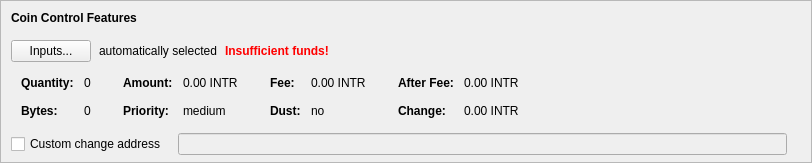
    <widget class="QFrame" name="frameCoinControl">
     <property name="sizePolicy">
      <sizepolicy hsizetype="Expanding" vsizetype="Expanding">
       <horstretch>0</horstretch>
       <verstretch>0</verstretch>
      </sizepolicy>
     </property>
     <property name="maximumSize">
      <size>
       <width>16777215</width>
       <height>16777215</height>
      </size>
     </property>
     <property name="frameShape">
      <enum>QFrame::StyledPanel</enum>
     </property>
     <property name="frameShadow">
      <enum>QFrame::Sunken</enum>
     </property>
     <layout class="QVBoxLayout" name="verticalLayoutCoinControl2">
      <property name="spacing">
       <number>0</number>
      </property>
      <property name="leftMargin">
       <number>0</number>
      </property>
      <property name="topMargin">
       <number>0</number>
      </property>
      <property name="rightMargin">
       <number>0</number>
      </property>
      <property name="bottomMargin">
       <number>6</number>
      </property>
      <item>
       <layout class="QVBoxLayout" name="verticalLayoutCoinControl" stretch="0,0,0,0,1">
        <property name="spacing">
         <number>0</number>
        </property>
        <property name="leftMargin">
         <number>10</number>
        </property>
        <property name="topMargin">
         <number>10</number>
        </property>
        <item>
         <layout class="QHBoxLayout" name="horizontalLayoutCoinControl1">
          <property name="bottomMargin">
           <number>15</number>
          </property>
          <item>
           <widget class="QLabel" name="labelCoinControlFeatures">
            <property name="sizePolicy">
             <sizepolicy hsizetype="Preferred" vsizetype="Maximum">
              <horstretch>0</horstretch>
              <verstretch>0</verstretch>
             </sizepolicy>
            </property>
            <property name="font">
             <font>
              <weight>75</weight>
              <bold>true</bold>
             </font>
            </property>
            <property name="styleSheet">
             <string notr="true">font-weight:bold;</string>
            </property>
            <property name="text">
             <string>Coin Control Features</string>
            </property>
           </widget>
          </item>
         </layout>
        </item>
        <item>
         <layout class="QHBoxLayout" name="horizontalLayoutCoinControl2" stretch="0,0,0,0">
          <property name="spacing">
           <number>8</number>
          </property>
          <property name="bottomMargin">
           <number>10</number>
          </property>
          <item>
           <widget class="QPushButton" name="pushButtonCoinControl">
            <property name="styleSheet">
             <string notr="true"/>
            </property>
            <property name="text">
             <string>Inputs...</string>
            </property>
            <property name="autoDefault">
             <bool>false</bool>
            </property>
           </widget>
          </item>
          <item>
           <widget class="QLabel" name="labelCoinControlAutomaticallySelected">
            <property name="text">
             <string>automatically selected</string>
            </property>
            <property name="margin">
             <number>5</number>
            </property>
           </widget>
          </item>
          <item>
           <widget class="QLabel" name="labelCoinControlInsuffFunds">
            <property name="font">
             <font>
              <weight>75</weight>
              <bold>true</bold>
             </font>
            </property>
            <property name="styleSheet">
             <string notr="true">color:red;font-weight:bold;</string>
            </property>
            <property name="text">
             <string>Insufficient funds!</string>
            </property>
            <property name="margin">
             <number>5</number>
            </property>
           </widget>
          </item>
          <item>
           <spacer name="horizontalSpacerCoinControl">
            <property name="orientation">
             <enum>Qt::Horizontal</enum>
            </property>
            <property name="sizeHint" stdset="0">
             <size>
              <width>40</width>
              <height>1</height>
             </size>
            </property>
           </spacer>
          </item>
         </layout>
        </item>
        <item>
         <widget class="QWidget" name="widgetCoinControl" native="true">
          <property name="sizePolicy">
           <sizepolicy hsizetype="Preferred" vsizetype="Preferred">
            <horstretch>0</horstretch>
            <verstretch>0</verstretch>
           </sizepolicy>
          </property>
          <property name="minimumSize">
           <size>
            <width>0</width>
            <height>0</height>
           </size>
          </property>
          <property name="styleSheet">
           <string notr="true"/>
          </property>
          <layout class="QHBoxLayout" name="horizontalLayoutCoinControl5">
           <property name="leftMargin">
            <number>0</number>
           </property>
           <property name="topMargin">
            <number>0</number>
           </property>
           <property name="rightMargin">
            <number>0</number>
           </property>
           <property name="bottomMargin">
            <number>0</number>
           </property>
           <item>
            <layout class="QHBoxLayout" name="horizontalLayoutCoinControl3" stretch="0,0,0,1">
             <property name="spacing">
              <number>20</number>
             </property>
             <property name="topMargin">
              <number>0</number>
             </property>
             <property name="bottomMargin">
              <number>10</number>
             </property>
             <item>
              <layout class="QFormLayout" name="formLayoutCoinControl1">
               <property name="horizontalSpacing">
                <number>10</number>
               </property>
               <property name="verticalSpacing">
                <number>14</number>
               </property>
               <property name="leftMargin">
                <number>10</number>
               </property>
               <property name="topMargin">
                <number>4</number>
               </property>
               <property name="rightMargin">
                <number>6</number>
               </property>
               <item row="0" column="0">
                <widget class="QLabel" name="labelCoinControlQuantityText">
                 <property name="font">
                  <font>
                   <weight>75</weight>
                   <bold>true</bold>
                  </font>
                 </property>
                 <property name="text">
                  <string>Quantity:</string>
                 </property>
                 <property name="margin">
                  <number>0</number>
                 </property>
                </widget>
               </item>
               <item row="0" column="1">
                <widget class="QLabel" name="labelCoinControlQuantity">
                 <property name="cursor">
                  <cursorShape>IBeamCursor</cursorShape>
                 </property>
                 <property name="contextMenuPolicy">
                  <enum>Qt::ActionsContextMenu</enum>
                 </property>
                 <property name="text">
                  <string notr="true">0</string>
                 </property>
                 <property name="margin">
                  <number>0</number>
                 </property>
                 <property name="textInteractionFlags">
                  <set>Qt::LinksAccessibleByMouse|Qt::TextSelectableByKeyboard|Qt::TextSelectableByMouse</set>
                 </property>
                </widget>
               </item>
               <item row="1" column="0">
                <widget class="QLabel" name="labelCoinControlBytesText">
                 <property name="font">
                  <font>
                   <weight>75</weight>
                   <bold>true</bold>
                  </font>
                 </property>
                 <property name="text">
                  <string>Bytes:</string>
                 </property>
                </widget>
               </item>
               <item row="1" column="1">
                <widget class="QLabel" name="labelCoinControlBytes">
                 <property name="cursor">
                  <cursorShape>IBeamCursor</cursorShape>
                 </property>
                 <property name="contextMenuPolicy">
                  <enum>Qt::ActionsContextMenu</enum>
                 </property>
                 <property name="text">
                  <string notr="true">0</string>
                 </property>
                 <property name="textInteractionFlags">
                  <set>Qt::LinksAccessibleByMouse|Qt::TextSelectableByKeyboard|Qt::TextSelectableByMouse</set>
                 </property>
                </widget>
               </item>
              </layout>
             </item>
             <item>
              <layout class="QFormLayout" name="formLayoutCoinControl2">
               <property name="horizontalSpacing">
                <number>10</number>
               </property>
               <property name="verticalSpacing">
                <number>14</number>
               </property>
               <property name="leftMargin">
                <number>6</number>
               </property>
               <property name="topMargin">
                <number>4</number>
               </property>
               <property name="rightMargin">
                <number>6</number>
               </property>
               <item row="0" column="0">
                <widget class="QLabel" name="labelCoinControlAmountText">
                 <property name="font">
                  <font>
                   <weight>75</weight>
                   <bold>true</bold>
                  </font>
                 </property>
                 <property name="text">
                  <string>Amount:</string>
                 </property>
                 <property name="margin">
                  <number>0</number>
                 </property>
                </widget>
               </item>
               <item row="0" column="1">
                <widget class="QLabel" name="labelCoinControlAmount">
                 <property name="cursor">
                  <cursorShape>IBeamCursor</cursorShape>
                 </property>
                 <property name="contextMenuPolicy">
                  <enum>Qt::ActionsContextMenu</enum>
                 </property>
                 <property name="text">
                  <string notr="true">0.00 INTR</string>
                 </property>
                 <property name="textInteractionFlags">
                  <set>Qt::LinksAccessibleByMouse|Qt::TextSelectableByKeyboard|Qt::TextSelectableByMouse</set>
                 </property>
                </widget>
               </item>
               <item row="1" column="0">
                <widget class="QLabel" name="labelCoinControlPriorityText">
                 <property name="font">
                  <font>
                   <weight>75</weight>
                   <bold>true</bold>
                  </font>
                 </property>
                 <property name="text">
                  <string>Priority:</string>
                 </property>
                </widget>
               </item>
               <item row="1" column="1">
                <widget class="QLabel" name="labelCoinControlPriority">
                 <property name="cursor">
                  <cursorShape>IBeamCursor</cursorShape>
                 </property>
                 <property name="contextMenuPolicy">
                  <enum>Qt::ActionsContextMenu</enum>
                 </property>
                 <property name="text">
                  <string notr="true">medium</string>
                 </property>
                 <property name="textInteractionFlags">
                  <set>Qt::LinksAccessibleByMouse|Qt::TextSelectableByKeyboard|Qt::TextSelectableByMouse</set>
                 </property>
                </widget>
               </item>
              </layout>
             </item>
             <item>
              <layout class="QFormLayout" name="formLayoutCoinControl3">
               <property name="horizontalSpacing">
                <number>10</number>
               </property>
               <property name="verticalSpacing">
                <number>14</number>
               </property>
               <property name="leftMargin">
                <number>6</number>
               </property>
               <property name="topMargin">
                <number>4</number>
               </property>
               <property name="rightMargin">
                <number>6</number>
               </property>
               <item row="0" column="0">
                <widget class="QLabel" name="labelCoinControlFeeText">
                 <property name="font">
                  <font>
                   <weight>75</weight>
                   <bold>true</bold>
                  </font>
                 </property>
                 <property name="text">
                  <string>Fee:</string>
                 </property>
                 <property name="margin">
                  <number>0</number>
                 </property>
                </widget>
               </item>
               <item row="0" column="1">
                <widget class="QLabel" name="labelCoinControlFee">
                 <property name="cursor">
                  <cursorShape>IBeamCursor</cursorShape>
                 </property>
                 <property name="contextMenuPolicy">
                  <enum>Qt::ActionsContextMenu</enum>
                 </property>
                 <property name="text">
                  <string notr="true">0.00 INTR</string>
                 </property>
                 <property name="textInteractionFlags">
                  <set>Qt::LinksAccessibleByMouse|Qt::TextSelectableByKeyboard|Qt::TextSelectableByMouse</set>
                 </property>
                </widget>
               </item>
               <item row="1" column="0">
                <widget class="QLabel" name="labelCoinControlLowOutputText">
                 <property name="font">
                  <font>
                   <weight>75</weight>
                   <bold>true</bold>
                  </font>
                 </property>
                 <property name="text">
                  <string>Dust:</string>
                 </property>
                </widget>
               </item>
               <item row="1" column="1">
                <widget class="QLabel" name="labelCoinControlLowOutput">
                 <property name="cursor">
                  <cursorShape>IBeamCursor</cursorShape>
                 </property>
                 <property name="contextMenuPolicy">
                  <enum>Qt::ActionsContextMenu</enum>
                 </property>
                 <property name="text">
                  <string notr="true">no</string>
                 </property>
                 <property name="textInteractionFlags">
                  <set>Qt::LinksAccessibleByMouse|Qt::TextSelectableByKeyboard|Qt::TextSelectableByMouse</set>
                 </property>
                </widget>
               </item>
              </layout>
             </item>
             <item>
              <layout class="QFormLayout" name="formLayoutCoinControl4">
               <property name="horizontalSpacing">
                <number>10</number>
               </property>
               <property name="verticalSpacing">
                <number>14</number>
               </property>
               <property name="leftMargin">
                <number>6</number>
               </property>
               <property name="topMargin">
                <number>4</number>
               </property>
               <property name="rightMargin">
                <number>6</number>
               </property>
               <item row="0" column="0">
                <widget class="QLabel" name="labelCoinControlAfterFeeText">
                 <property name="font">
                  <font>
                   <weight>75</weight>
                   <bold>true</bold>
                  </font>
                 </property>
                 <property name="text">
                  <string>After Fee:</string>
                 </property>
                 <property name="margin">
                  <number>0</number>
                 </property>
                </widget>
               </item>
               <item row="0" column="1">
                <widget class="QLabel" name="labelCoinControlAfterFee">
                 <property name="cursor">
                  <cursorShape>IBeamCursor</cursorShape>
                 </property>
                 <property name="contextMenuPolicy">
                  <enum>Qt::ActionsContextMenu</enum>
                 </property>
                 <property name="text">
                  <string notr="true">0.00 INTR</string>
                 </property>
                 <property name="textInteractionFlags">
                  <set>Qt::LinksAccessibleByMouse|Qt::TextSelectableByKeyboard|Qt::TextSelectableByMouse</set>
                 </property>
                </widget>
               </item>
               <item row="1" column="0">
                <widget class="QLabel" name="labelCoinControlChangeText">
                 <property name="font">
                  <font>
                   <weight>75</weight>
                   <bold>true</bold>
                  </font>
                 </property>
                 <property name="text">
                  <string>Change:</string>
                 </property>
                </widget>
               </item>
               <item row="1" column="1">
                <widget class="QLabel" name="labelCoinControlChange">
                 <property name="cursor">
                  <cursorShape>IBeamCursor</cursorShape>
                 </property>
                 <property name="contextMenuPolicy">
                  <enum>Qt::ActionsContextMenu</enum>
                 </property>
                 <property name="text">
                  <string notr="true">0.00 INTR</string>
                 </property>
                 <property name="textInteractionFlags">
                  <set>Qt::LinksAccessibleByMouse|Qt::TextSelectableByKeyboard|Qt::TextSelectableByMouse</set>
                 </property>
                </widget>
               </item>
              </layout>
             </item>
            </layout>
           </item>
          </layout>
         </widget>
        </item>
        <item>
         <layout class="QHBoxLayout" name="horizontalLayoutCoinControl4" stretch="0,0,0">
          <property name="spacing">
           <number>12</number>
          </property>
          <property name="sizeConstraint">
           <enum>QLayout::SetDefaultConstraint</enum>
          </property>
          <property name="topMargin">
           <number>5</number>
          </property>
          <property name="rightMargin">
           <number>5</number>
          </property>
          <item>
           <widget class="QCheckBox" name="checkBoxCoinControlChange">
            <property name="toolTip">
             <string>If this is activated, but the change address is empty or invalid, change will be sent to a newly generated address.</string>
            </property>
            <property name="text">
             <string>Custom change address</string>
            </property>
           </widget>
          </item>
          <item>
           <widget class="QValidatedLineEdit" name="lineEditCoinControlChange">
            <property name="enabled">
             <bool>false</bool>
            </property>
            <property name="sizePolicy">
             <sizepolicy hsizetype="Expanding" vsizetype="Fixed">
              <horstretch>0</horstretch>
              <verstretch>0</verstretch>
             </sizepolicy>
            </property>
           </widget>
          </item>
          <item>
           <widget class="QLabel" name="labelCoinControlChangeLabel">
            <property name="sizePolicy">
             <sizepolicy hsizetype="Preferred" vsizetype="Expanding">
              <horstretch>0</horstretch>
              <verstretch>0</verstretch>
             </sizepolicy>
            </property>
            <property name="minimumSize">
             <size>
              <width>0</width>
              <height>0</height>
             </size>
            </property>
            <property name="text">
             <string/>
            </property>
            <property name="margin">
             <number>3</number>
            </property>
           </widget>
          </item>
         </layout>
        </item>
        <item>
         <spacer name="verticalSpacerCoinControl">
          <property name="orientation">
           <enum>Qt::Vertical</enum>
          </property>
          <property name="sizeHint" stdset="0">
           <size>
            <width>800</width>
            <height>1</height>
           </size>
          </property>
         </spacer>
        </item>
       </layout>
      </item>
     </layout>
    </widget>
